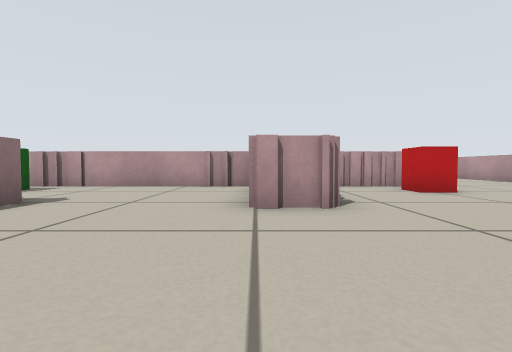
view 1 (above)

24 first-person views from a walk through a world built for the Player/Stage simulator. The camera is 0.29 m above the floor, tilts 2° down and sees 85° across. The lines on the ground mark 1 m squares. The floor is counted in squares, 0.5 m on a side. Each view is taken from the middle of a square. On the plan, view 1 faces up. The plan holds only what a view shows up to about 9 squares ahead; the rest is blank. The robots in the file are not drawn.

view 2
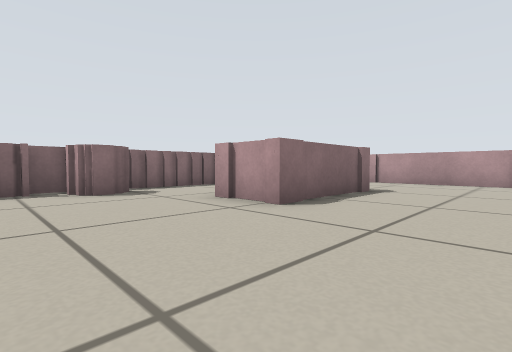

view 3
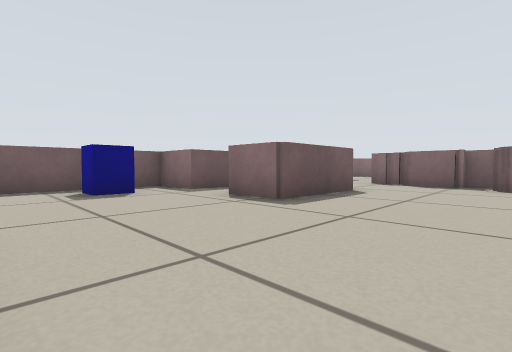

view 4
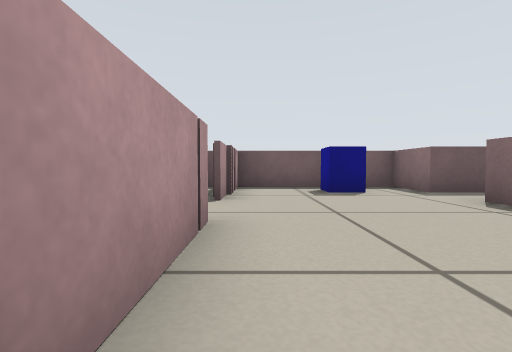

view 5
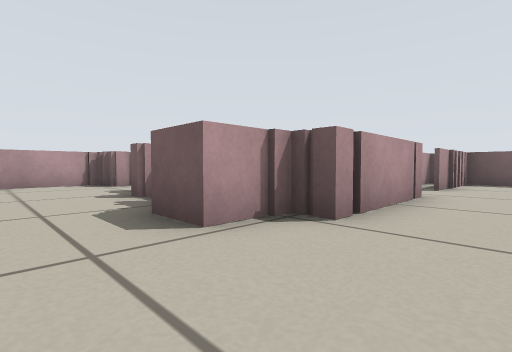

view 6
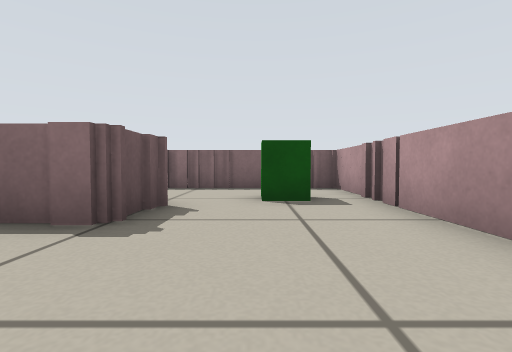

view 7
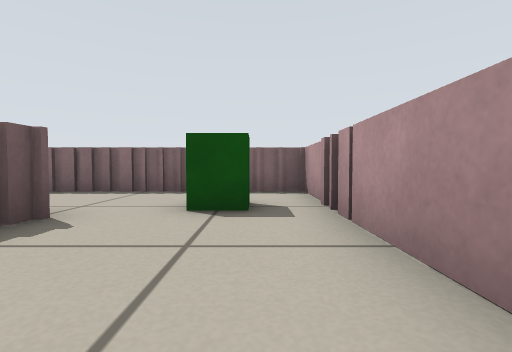

view 8
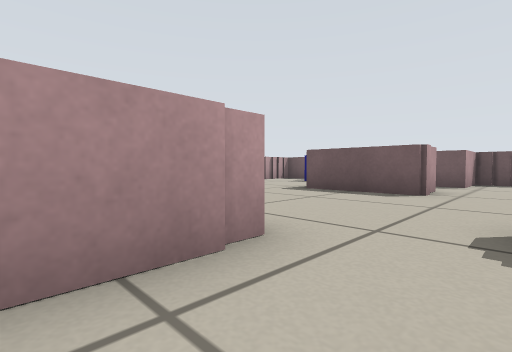

view 9
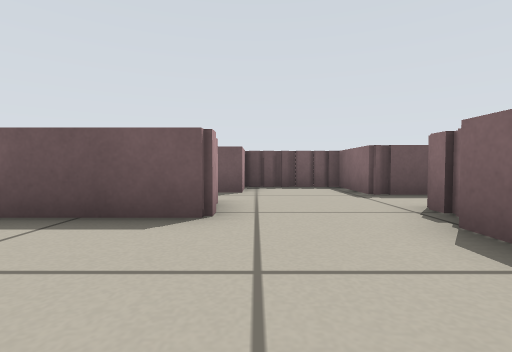

view 10
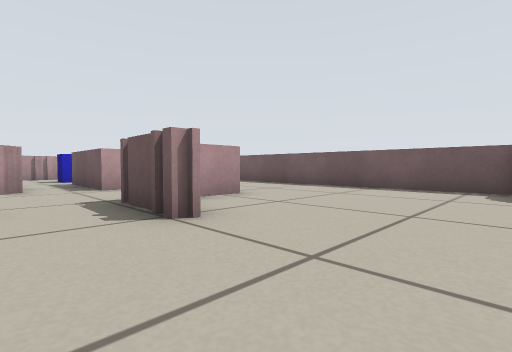

view 11
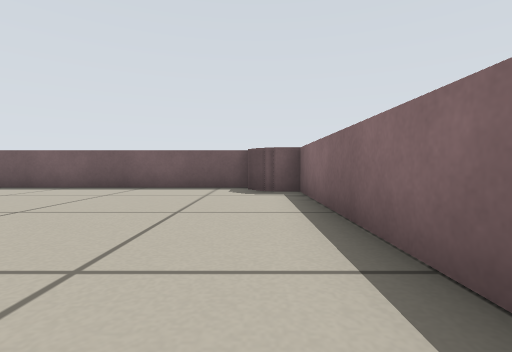

view 12
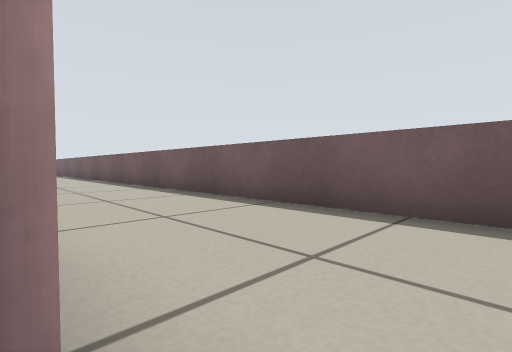

view 13
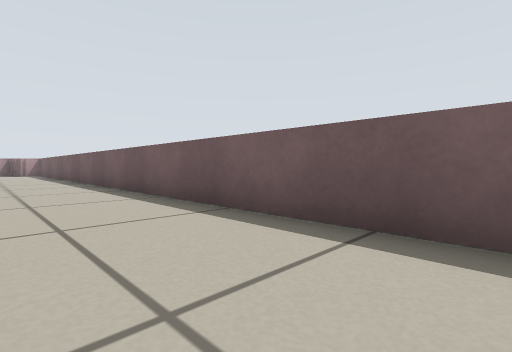

view 14
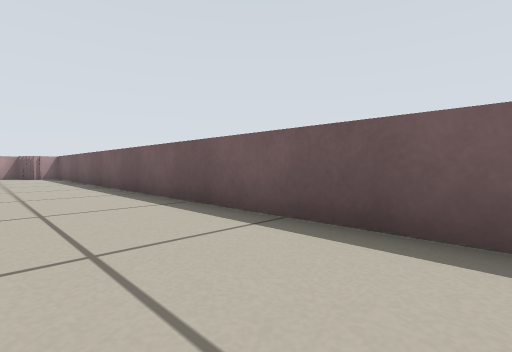

view 15
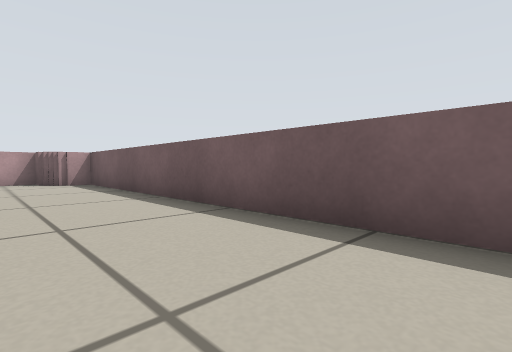

view 16
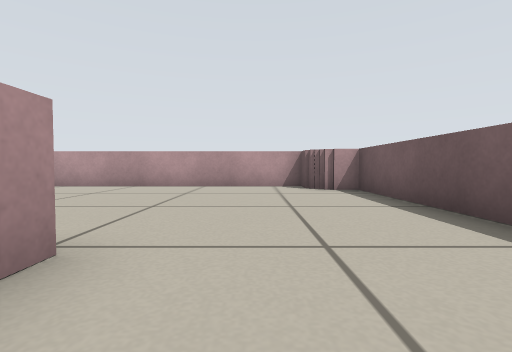

view 17
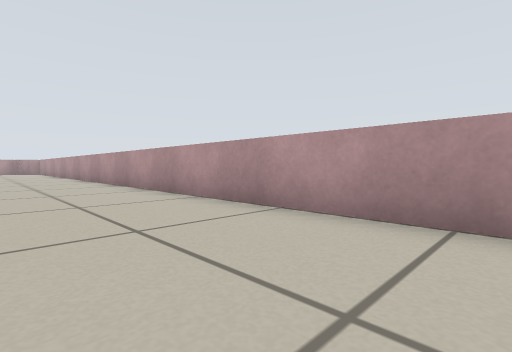

view 18
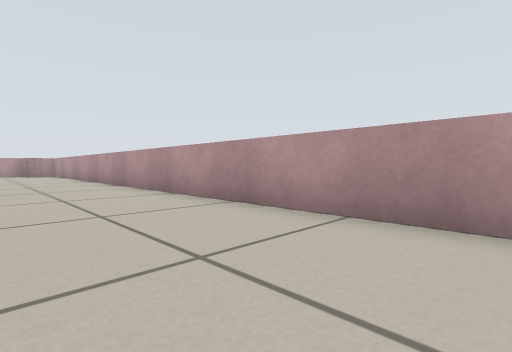

view 19
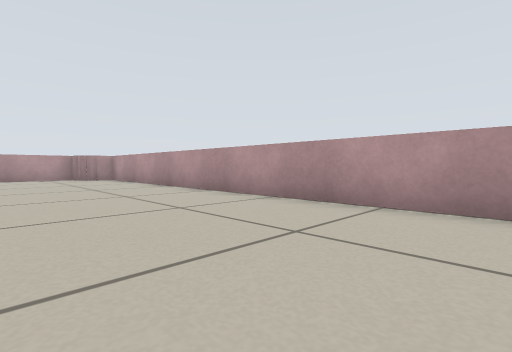

view 20
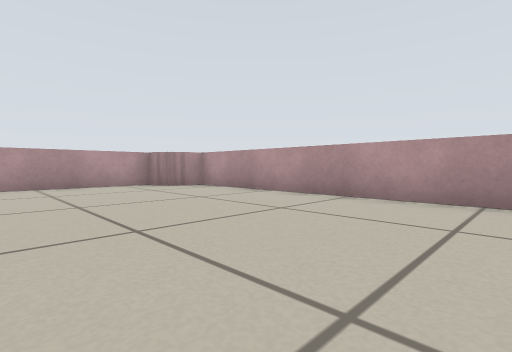

view 21
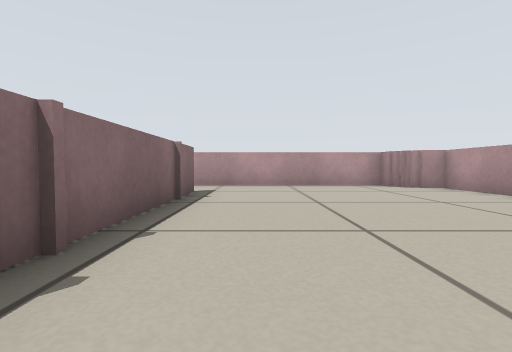

view 22
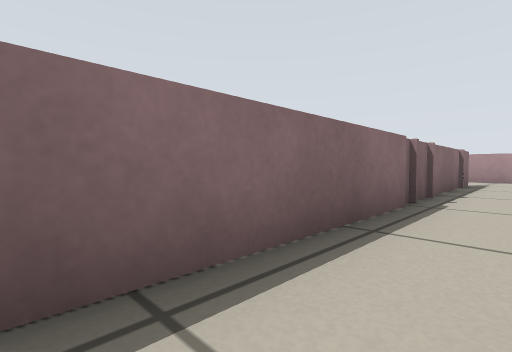

view 23
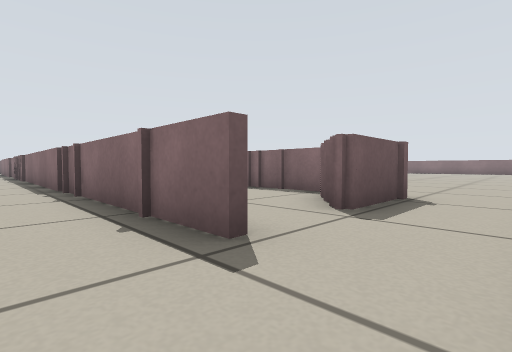

view 24
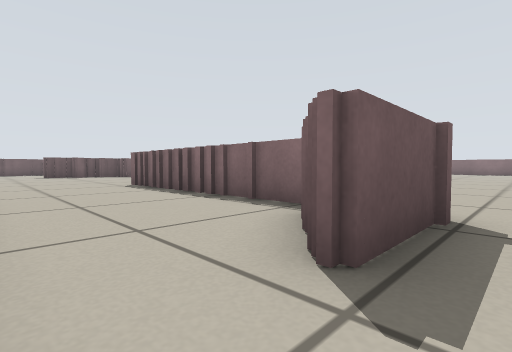

### Floor plan
Ten units are one square. View 1 is at (0, 0); x grows to the right and y downward. Boxes are objects, and circles mark ways between rooms. Rooms are numbered by the first view taken in them; rooms with no view inside come last. Other rooms are left out.
<svg viewBox="-145 -190 310 310">
<path fill="none" stroke="#000" d="M-71 -2 -71 6 -79 6M-55 35 -55 31 -27 31 -27 45M15 1 15 -3M-79 12 -79 28M-51 -46 -38 -46 -38 -13 -55 -13 -55 -30M22 -3 22 -15M15 30 15 2M12 -39 -1 -39M-84 28 -84 40M-57 61 -27 61 -27 77 15 77 15 65M15 59 15 46M-1 -80 -84 -80 -84 14M25 74 25 68M97 -164 97 -60M148 -178 148 -185 106 -185M-104 56 -84 56M-84 81 -84 70M99 77 94 77M-140 50 -140 103 -131 103M-129 115 148 115 148 106M151 103 160 103 160 -174 151 -174M42 -80 24 -80M55 -146 55 -80M50 -9 55 -9M84 -3 95 -3 95 -26M22 -15 34 -15M55 -163 75 -163 75 -159M15 -3 22 -3M106 -185 91 -185M-84 56 -84 77 -57 77 -57 61M-55 45 -55 39"/>
<rect x="-65" y="-75" width="10" height="20" fill="#bbb"><title>green box</title></rect>
<rect x="-15" y="55" width="10" height="20" fill="#bbb"><title>blue box</title></rect>
<rect x="35" y="-75" width="10" height="20" fill="#bbb"><title>red box</title></rect>
<circle cx="15" cy="-25" r="3" fill="#2a7"/>
<circle cx="-50" cy="50" r="3" fill="#2a7"/>
<circle cx="-65" cy="30" r="3" fill="#2a7"/>
<circle cx="100" cy="-175" r="3" fill="#2a7"/>
<circle cx="55" cy="-175" r="3" fill="#2a7"/>
<circle cx="-80" cy="45" r="3" fill="#2a7"/>
<text x="-30" y="0">1</text>
<text x="0" y="-90">2</text>
<text x="70" y="-80">3</text>
<text x="-70" y="50">4</text>
</svg>
Room 1 opens to room 3. Room 1 opens to room 4. Room 2 opens to room 3. Room 2 opens to room 4.

Where each view was taken, in squares from view 1:
view 1: 0 up, 0 right, facing up
view 2: 2 down, 1 left, facing up-left
view 3: 0 up, 1 right, facing down-left
view 4: 0 up, 1 right, facing down
view 5: 3 up, 0 right, facing down-right
view 6: 6 up, 1 left, facing left
view 7: 7 up, 2 left, facing left
view 8: 3 up, 7 left, facing down-right
view 9: 0 up, 6 left, facing down
view 10: 4 down, 13 left, facing down-right
view 11: 4 down, 13 left, facing down
view 12: 8 down, 9 left, facing down-right
view 13: 9 down, 5 left, facing down-right
view 14: 9 down, 0 right, facing down-right
view 15: 9 down, 5 right, facing down-right
view 16: 9 down, 8 right, facing right
view 17: 6 down, 13 right, facing up-right
view 18: 1 down, 13 right, facing up-right
view 19: 5 up, 12 right, facing up-right
view 20: 10 up, 11 right, facing up-right
view 21: 10 up, 11 right, facing up
view 22: 6 up, 11 right, facing up-left
view 23: 18 up, 11 right, facing down-left
view 24: 17 up, 9 right, facing down-left
